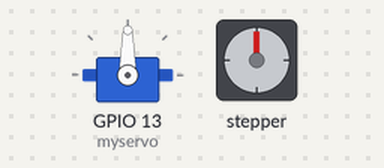
Bench run of a sketch on a simulated ESP32. Shown: servo, stepper motor. Stepper angles assume 2048 steps per turn.

Above: at 0.12 s.
At 9.94 s:
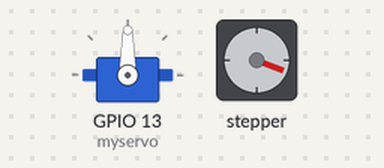
At 17.94 s:
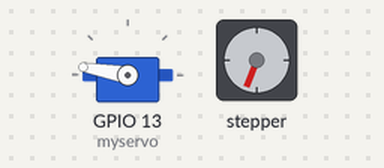
At 37.94 s:
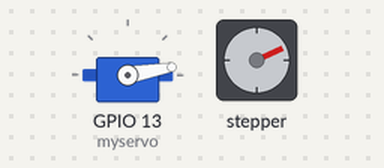
Timing chart, 0 to 40.0 s (numbered marks = the images above):
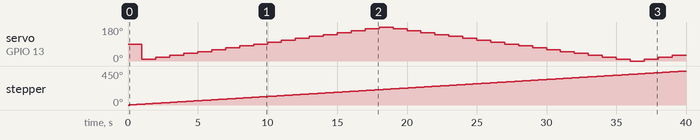

Measured:
- by itself, servo on GPIO 13 (myservo): 90° → 10° at 1.0 s, → 20° 1.0 s later, → 30° 1.0 s later, → 40° 1.0 s later, … (39 changes in this stretch)
- by itself, stepper: keeps turning clockwise at about 11°/s

The sketch:

0_test_motors.ino
```cpp
// (licence header left out)
#include <ESP32Servo.h>
#include <Stepper.h>

Servo myservo;  // create servo object to control a servo
// twelve servo objects can be created on most boards

const int stepsPerRevolution = 64;
Stepper myStepper(stepsPerRevolution, 32, 33, 25, 26);

int servoPos = 0;  // variable to store the servo position
int degree = 0;
int rotationCounter = 0;
bool moveForward = true;
int increment = 10;

void setup() {
    myservo.attach(13);  // attaches the servo on pin 13 to the servo object
    myStepper.setSpeed(60);
}

void loop() {
    myStepper.step(stepsPerRevolution);
    rotationCounter += stepsPerRevolution;

    if (rotationCounter % 64 == 0) rotate10();
}

void rotate10() {
    if (servoPos == 180) moveForward = false;
    if (servoPos == 0) moveForward = true;

    if (moveForward)
        servoPos += 10;
    else
        servoPos -= 10;
    myservo.write(servoPos);
}
```
